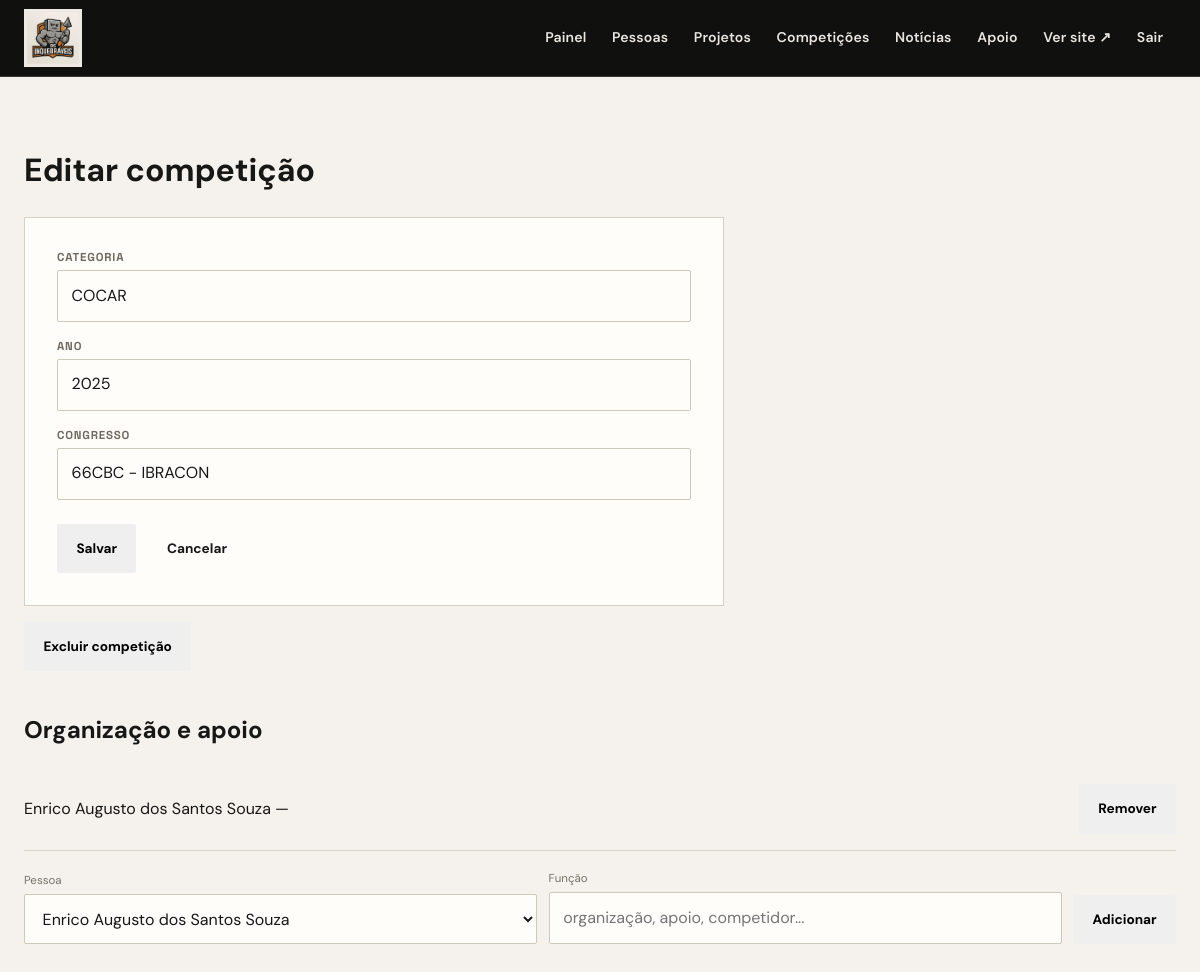
Screenshot of /admin/competicoes/1/editar (signed in) with the database file from the repository.
### models.py (models this page shows)
class Competicao(db.Model):
    __tablename__ = "competicao"
    id = db.Column(
        db.Integer,
        primary_key=True
    )
    categoria = db.Column(
        db.String(120)
    )
    ano = db.Column(
        db.Integer
    )
    congresso = db.Column(
        db.String(120)
    )
    projetos = db.relationship(
        "Projeto",
        secondary=projeto_competicao,
        back_populates="competicoes"
    )
    pessoas_assoc = db.relationship(
        "PessoaCompeticao",
        back_populates="competicao",
        cascade="all, delete-orphan"
    )

class PessoaCompeticao(db.Model):
    __tablename__ = "pessoa_competicao"
    pessoa_id = db.Column(
        db.Integer,
        db.ForeignKey("pessoa.id"),
        primary_key=True
    )
    competicao_id = db.Column(
        db.Integer,
        db.ForeignKey("competicao.id"),
        primary_key=True
    )
    funcao = db.Column(db.String(120))
    pessoa = db.relationship(
        "Pessoa",
        back_populates="competicoes_assoc"
    )
    competicao = db.relationship(
        "Competicao",
        back_populates="pessoas_assoc"
    )

class Pessoa(db.Model):
    __tablename__ = "pessoa"
    id = db.Column(
        db.Integer,
        primary_key=True
    )
    nome = db.Column(
        db.String(120),
        nullable=False
    )
    Setor = db.Column(
        db.String(120)
    )
    Cargo = db.Column(
        db.String(120)
    )
    email = db.Column(
        db.String(120)
    )
    resumo = db.Column(
        db.Text
    )
    linkedin_url = db.Column(
        db.String(255)
    )
    github_url = db.Column(
        db.String(255)
    )
    lattes_url = db.Column(
        db.String(255)
    )
    portfolio_url = db.Column(
        db.String(255)
    )
    projetos_assoc = db.relationship(
        "PessoaProjeto",
        back_populates="pessoa",
        cascade="all, delete-orphan"
    )
    competicoes_assoc = db.relationship(
        "PessoaCompeticao",
        back_populates="pessoa",
        cascade="all, delete-orphan"
    )

### admin_routes.py (the view)
    @app.route("/admin/competicoes/<int:competicao_id>/editar", methods=["GET", "POST"])
    @login_required
    def admin_editar_competicao(competicao_id):
        competicao = Competicao.query.get_or_404(competicao_id)
        if request.method == "POST":
            competicao.categoria = request.form["categoria"]
            competicao.ano = request.form["ano"]
            competicao.congresso = request.form["congresso"]
            db.session.commit()
            return redirect(url_for("admin_editar_competicao", competicao_id=competicao.id))
        return render_template("admin/competicao_form.html", competicao=competicao, pessoas=Pessoa.query.all())

### auth.py (called while the page is built)
def login_required(view):
    @wraps(view)
    def wrapped(*args, **kwargs):
        if not session.get("admin_logado"):
            return redirect(url_for("admin_login"))
        return view(*args, **kwargs)
    return wrapped

### templates/admin/competicao_form.html (shortened to what this page needs)
{% extends "admin/base.html" %}
{% block conteudo %}
  <h1>{{ "Editar competição" if competicao else "Nova competição" }}</h1>
  <form class="admin-form" method="post">
    <label for="categoria">Categoria</label>
    <input type="text" id="categoria" name="categoria" value="{{ competicao.categoria if competicao else '' }}" required>
    <label for="ano">Ano</label>
    <input type="number" id="ano" name="ano" value="{{ competicao.ano if competicao else '' }}" required>
    <label for="congresso">Congresso</label>
    <input type="text" id="congresso" name="congresso" value="{{ competicao.congresso if competicao else '' }}" required>
    <div class="acoes">
      <button class="btn" type="submit">Salvar</button>
      <a class="btn btn-secundario" href="{{ url_for('admin_lista_competicoes') }}">Cancelar</a>
    </div>
  </form>
  {% if competicao %}
    <form method="post" action="{{ url_for('admin_excluir_competicao', competicao_id=competicao.id) }}" style="margin-top:1rem"
          onsubmit="return confirm('Excluir esta competição?');">
      <button class="btn btn-perigo btn-small" type="submit">Excluir competição</button>
    </form>
    <h2 style="margin-top:2.5rem">Organização e apoio</h2>
    {% for vinculo in competicao.pessoas_assoc %}
      <div class="linha-inline">
        <span>{{ vinculo.pessoa.nome }} — {{ vinculo.funcao }}</span>
        <form method="post" action="{{ url_for('admin_remove_pessoa_competicao', competicao_id=competicao.id, pessoa_id=vinculo.pessoa_id) }}">
          <button class="btn btn-perigo btn-small" type="submit">Remover</button>
        </form>
      </div>
    {% else %}
      <p>Ninguém vinculado ainda.</p>
    {% endfor %}
    <form class="form-adicionar" method="post" action="{{ url_for('admin_add_pessoa_competicao', competicao_id=competicao.id) }}">
      <div>
        <label for="pessoa_id">Pessoa</label>
        <select id="pessoa_id" name="pessoa_id" required>
          {% for pessoa in pessoas %}<option value="{{ pessoa.id }}">{{ pessoa.nome }}</option>{% endfor %}
        </select>
      </div>
      <div>
        <label for="funcao">Função</label>
        <input type="text" id="funcao" name="funcao" placeholder="organização, apoio, competidor...">
      </div>
      <button class="btn btn-small" type="submit">Adicionar</button>
    </form>
  {% endif %}
{% endblock %}

### static/css/style.css (style rules this page uses)
:root { --ink:#171716; --ink-2:#2b2719; --paper:#f5f2ed; --paper-2:#ebe7df; --white:#fffdfa; --line:#d6d0c6; --line-dark:#45423d; --orange:#c86f2e; --orange-2:#e28a42; --muted:#777169; --shadow:0 20px 50px rgba(20,18,15,.09); --radius:3px; --max:1180px; }
* { box-sizing:border-box }
html { scroll-behavior:smooth }
body { margin:0;background:var(--paper);color:var(--ink);font-family:"DM Sans",system-ui,sans-serif;line-height:1.55 }
a { color:inherit }
button,input,select,textarea { font:inherit }
.btn { display:inline-flex;align-items:center;justify-content:center;gap:.55rem;border:1px solid transparent;border-radius:2px;padding:.82rem 1.15rem;text-decoration:none;font-weight:700;font-size:.85rem;cursor:pointer;transition:transform .2s,background .2s,border-color .2s }
.admin-shell { min-height:100vh }
.admin-form { max-width:700px;padding:2rem;background:var(--white);border:1px solid var(--line) }
.admin-form label { display:block;margin:1.1rem 0 .35rem;font:700 .72rem "Space Grotesk";text-transform:uppercase;letter-spacing:.07em;color:#6f6961 }
.admin-form label:first-child { margin-top:0 }
.admin-form input,.admin-form select,.admin-form textarea,.form-adicionar input,.form-adicionar select { width:100%;padding:.78rem .85rem;border:1px solid #cfc8bd;border-radius:2px;background:#fffdfa;color:var(--ink);outline:none }
.admin-form .acoes { display:flex;gap:.7rem;margin-top:1.5rem }
.linha-inline { display:flex;align-items:center;justify-content:space-between;gap:1rem;padding:1rem 0;border-bottom:1px solid var(--line) }
.form-adicionar { display:flex;gap:.7rem;align-items:end;margin:1.2rem 0 2rem;flex-wrap:wrap }
.form-adicionar>div { min-width:180px;flex:1 }
.form-adicionar label { display:block;margin-bottom:.3rem;color:#777169;font-size:.72rem }

### rows the page displays
Competicao: categoria "COCAR", ano "2025", congresso "66CBC - IBRACON"
PessoaCompeticao: pessoa.nome "Enrico Augusto dos Santos Souza"

### other values shown
{{ "Editar competição" if competicao else "Nova competição" }} "Editar competição"
form field pessoa_id "Enrico Augusto dos Santos Souza"
